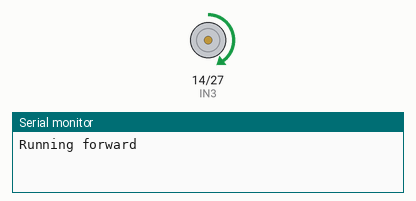
The sketch below on a simulated ESP32. On the bench: motor-driver pin pairs drawn as motors (green arrow = first pin HIGH = forward, orange = second pin HIGH = backward, longer = more drive, scaled by the enable pin), the last lines printed to the serial monitor.

Above: at 1.5 s.
At 3.5 s:
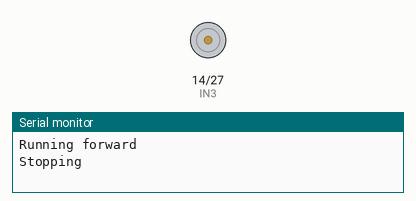
At 5.5 s:
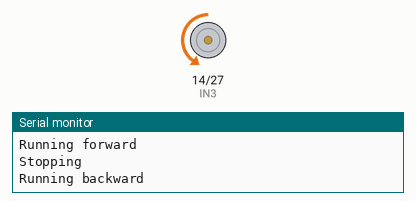
Timing chart, 0 to 10.4 s (numbered marks = the images above):
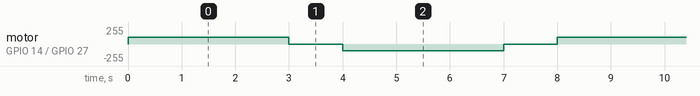

Measured:
- by itself, motor on GPIO 14 (IN3) / GPIO 27 (IN4): repeats every 8.0 s: stopped 1.0 s, backward 100/255 3.0 s, stopped 1.0 s, forward 100/255 3.0 s

The sketch:

motor-module-version2.ino
```cpp
#include <Arduino.h>

// Pin definitions
const int IN3 = 14;    // Direction pin 1
const int IN4 = 27;    // Direction pin 2
const int ENB = 26;    // Enable pin (PWM)

// Desired speed (0–255)
const int motorSpeed = 100; // lower = slower

void setup() {
  pinMode(IN3, OUTPUT);
  pinMode(IN4, OUTPUT);
  pinMode(ENB, OUTPUT);  // IMPORTANT: also set as OUTPUT

  Serial.begin(115200);
}

void loop() {
  // Run motor forward
  Serial.println("Running forward");
  digitalWrite(IN3, HIGH);
  digitalWrite(IN4, LOW);
  analogWrite(ENB, motorSpeed);  // Control speed
  delay(3000);

  // Stop motor
  Serial.println("Stopping");
  analogWrite(ENB, 0);  // Stop PWM
  delay(1000);

  // Run motor backward
  Serial.println("Running backward");
  digitalWrite(IN3, LOW);
  digitalWrite(IN4, HIGH);
  analogWrite(ENB, motorSpeed);  // Control speed
  delay(3000);

  // Stop motor
  Serial.println("Stopping");
  analogWrite(ENB, 0);
  delay(1000);
}
```
